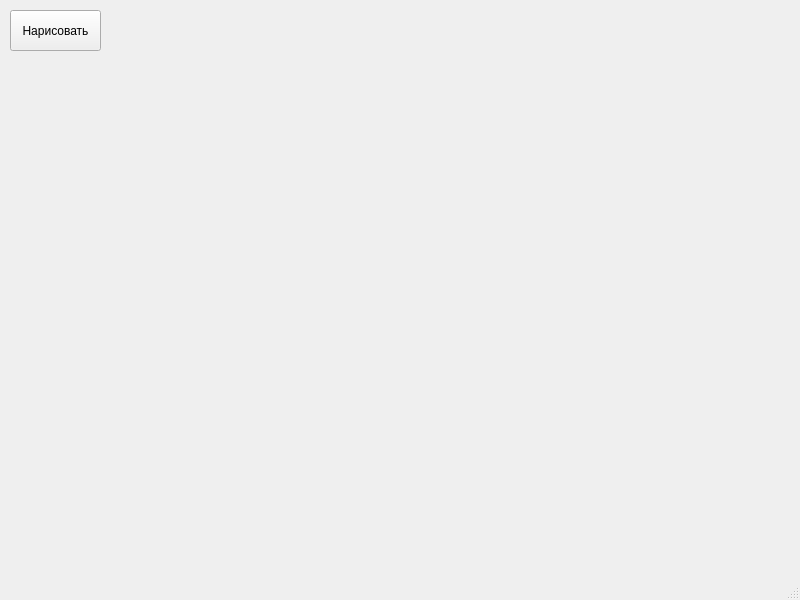
<?xml version="1.0" encoding="UTF-8"?>
<ui version="4.0">
 <class>MainWindow</class>
 <widget class="QMainWindow" name="MainWindow">
  <property name="geometry">
   <rect>
    <x>0</x>
    <y>0</y>
    <width>800</width>
    <height>600</height>
   </rect>
  </property>
  <property name="windowTitle">
   <string>MainWindow</string>
  </property>
  <widget class="QWidget" name="centralwidget">
   <widget class="QPushButton" name="pushButton">
    <property name="geometry">
     <rect>
      <x>10</x>
      <y>10</y>
      <width>91</width>
      <height>41</height>
     </rect>
    </property>
    <property name="text">
     <string>Нарисовать</string>
    </property>
   </widget>
  </widget>
  <widget class="QMenuBar" name="menubar">
   <property name="geometry">
    <rect>
     <x>0</x>
     <y>0</y>
     <width>800</width>
     <height>22</height>
    </rect>
   </property>
  </widget>
  <widget class="QStatusBar" name="statusbar"/>
 </widget>
 <resources/>
 <connections/>
</ui>
